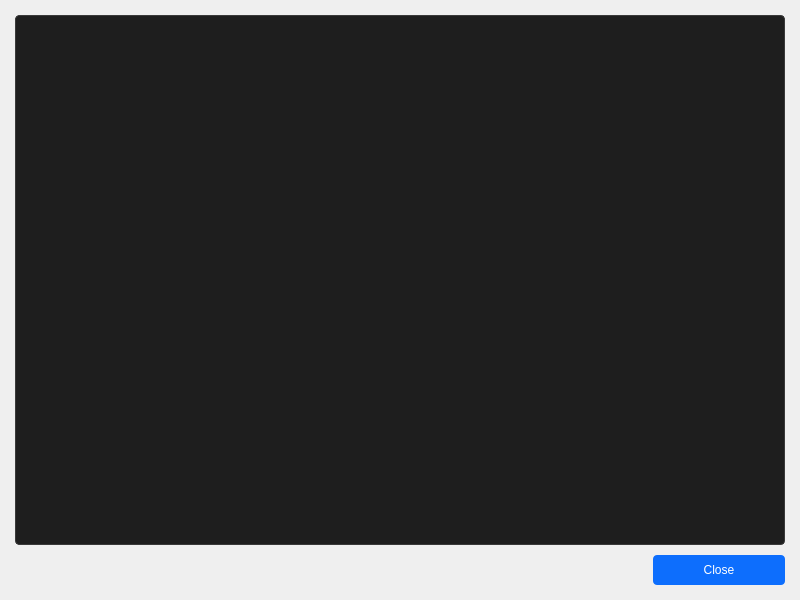
<?xml version="1.0" encoding="UTF-8"?>
<ui version="4.0">
 <class>ReadmeViewerDialog</class>
 <widget class="QDialog" name="ReadmeViewerDialog">
  <property name="geometry">
   <rect>
    <x>0</x>
    <y>0</y>
    <width>800</width>
    <height>600</height>
   </rect>
  </property>
  <property name="windowTitle">
   <string>README</string>
  </property>
  <layout class="QVBoxLayout" name="verticalLayout">
   <property name="spacing">
    <number>10</number>
   </property>
   <property name="leftMargin">
    <number>15</number>
   </property>
   <property name="topMargin">
    <number>15</number>
   </property>
   <property name="rightMargin">
    <number>15</number>
   </property>
   <property name="bottomMargin">
    <number>15</number>
   </property>
   
   <item>
    <widget class="QTextBrowser" name="textBrowser">
     <property name="styleSheet">
      <string>
       QTextBrowser {
           background-color: #1e1e1e;
           color: #d4d4d4;
           border: 1px solid #3a3a3a;
           border-radius: 4px;
           font-family: Consolas, Menlo, monospace;
           font-size: 12px;
       }
      </string>
     </property>
    </widget>
   </item>
   
   <item>
    <layout class="QHBoxLayout" name="buttonLayout">
     <item>
      <spacer name="horizontalSpacer">
       <property name="orientation">
        <enum>Qt::Orientation::Horizontal</enum>
       </property>
       <property name="sizeHint" stdset="0">
        <size>
         <width>40</width>
         <height>20</height>
        </size>
       </property>
      </spacer>
     </item>
     <item>
      <widget class="QPushButton" name="closeBtn">
       <property name="text">
        <string>Close</string>
       </property>
       <property name="styleSheet">
        <string>
         QPushButton {
             background-color: #0d6efd;
             color: white;
             border: none;
             padding: 8px 16px;
             border-radius: 4px;
             min-width: 100px;
         }
         QPushButton:hover {
             background-color: #0b5ed7;
         }
        </string>
       </property>
      </widget>
     </item>
    </layout>
   </item>
  </layout>
 </widget>
 <resources/>
 <connections/>
</ui>
